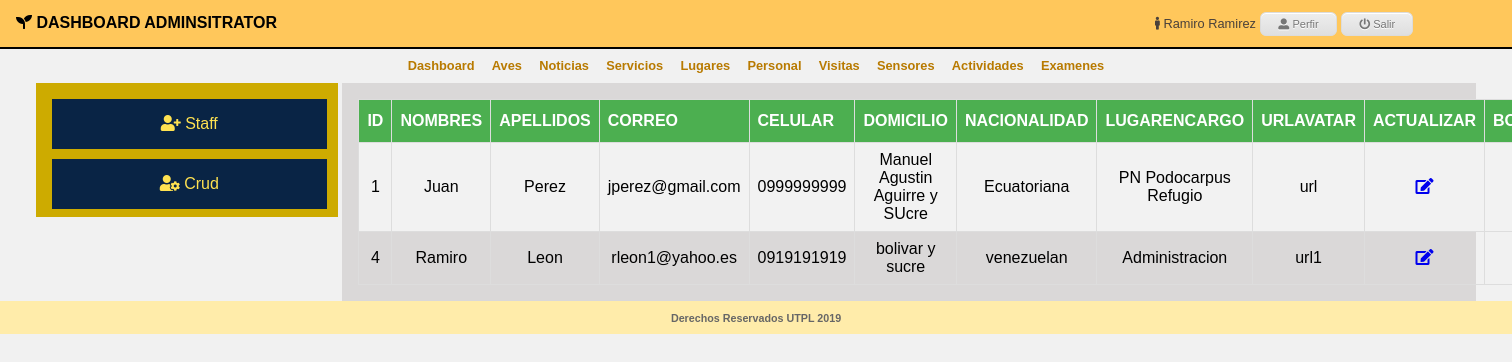
The page /administrator/adm_staff/index.php (signed in) on the database its author committed.
### tables this page shows
CREATE TABLE `staff` (
  `id` int(11) NOT NULL,
  `nombres` varchar(150) NOT NULL,
  `apellidos` varchar(150) NOT NULL,
  `correo` varchar(200) NOT NULL,
  `celular` varchar(10) NOT NULL,
  `domicilio` varchar(300) NOT NULL,
  `nacionalidad` varchar(150) NOT NULL,
  `lugarEncargo` varchar(150) NOT NULL,
  `urlAvatar` varchar(150) NOT NULL
);

### dll/class_mysqli.php (the view, shortened to what this page needs)
<?php
class clase_mysqli{
	var $BaseDatos;
	var $Servidor;
	var $Usuario;
	var $Clave;
	var $Conexion_ID=0;
	var $Consulta_ID=0;
	function clase_mysqli($host="", $user="", $pass="", $db=""){
		$this->BaseDatos=$db;
		$this->Servidor=$host;
		$this->Usuario=$user;
		$this->Clave=$pass;
	}
	function conectar($host, $user, $pass, $db){
		if($db != "")$this->BaseDatos=$db;
		if($host != "")$this->Servidor=$host;
		if($user != "")$this->Usuario=$user;
		if($pass != "")$this->Clave=$pass;
		$this->Conexion_ID=new mysqli($this->Servidor, $this->Usuario, $this->Clave, $this->BaseDatos);
		return$this->Conexion_ID;
	}
	function consulta($sql=""){
		$this->Consulta_ID=mysqli_query($this->Conexion_ID,$sql);
		return $this->Consulta_ID;
	}
	function numcampos(){
		return mysqli_num_fields($this->Consulta_ID);
	}
	function verconsulta_crud(){
		echo "<table class='tablecud'>";
		echo "<tr>";
		for ($i=0; $i < $this->numcampos() ; $i++) {
			echo  "<th>".mysqli_fetch_field_direct($this->Consulta_ID, $i)->name."</th>";
		}
		echo  "<th>Actualizar</th>";
		echo  "<th>Borrar</th>";
		echo "</tr>";
		while ($row=mysqli_fetch_array($this->Consulta_ID)) {
			echo "<tr>";
			for ($i=0; $i < $this->numcampos(); $i++) {
				echo "<td>".utf8_encode($row[$i])."</td>";
			}
			echo "<td><a href='actualizar.php?id=$row[0]'><i class='fas fa-edit'></i></a></td>";
			echo "<td><a href='borrar.php?idr=$row[0]'><i class='fas fa-trash-alt'></i></a></td>";
			echo "</tr>";
		}
		echo "</table>";
	}
}
?>

### administrator/css/style.css (style rules this page uses)
* { padding: 0; margin: 0; }
html, body { background: #f1f1f1; height: 100%; font-family: arial; }
.tablecud { font-family: "Trebuchet MS", Arial, Helvetica, sans-serif; border-collapse: collapse; width: 100%; }
.tablecud td, .tablecud th { border: 1px solid #ddd; padding: 8px; }
.tablecud tr:nth-child(even) { background-color: #f2f2f2; }
.tablecud th { padding-top: 12px; padding-bottom: 12px; text-align: left; background-color: #4CAF50; color: white; text-transform: uppercase; }

### administrator/adm_birds/adm_birds_css/estilos.css (style rules this page uses)
* { padding: 0; margin: 0; }
a { text-decoration: none; }

### rows shown on the page
staff: id "1", nombres "Juan", apellidos "Perez", correo "jperez@gmail.com", celular "0999999999", domicilio "Manuel Agustin Aguirre y SUcre", nacionalidad "Ecuatoriana", lugarEncargo "PN Podocarpus Refugio", urlAvatar "url"
staff: id "4", nombres "Ramiro", apellidos "Leon", correo "rleon1@yahoo.es", celular "0919191919", domicilio "bolivar y sucre", nacionalidad "venezuelan", lugarEncargo "Administracion", urlAvatar "url1"

### other values the page prints
utf8_encode($_SESSION['nombre']) "Ramiro Ramirez"
mysqli_fetch_field_direct($this->Consulta_ID, $i)->name "ID"
mysqli_fetch_field_direct($this->Consulta_ID, $i)->name "NOMBRES"
mysqli_fetch_field_direct($this->Consulta_ID, $i)->name "APELLIDOS"
mysqli_fetch_field_direct($this->Consulta_ID, $i)->name "CORREO"
mysqli_fetch_field_direct($this->Consulta_ID, $i)->name "CELULAR"
mysqli_fetch_field_direct($this->Consulta_ID, $i)->name "DOMICILIO"
mysqli_fetch_field_direct($this->Consulta_ID, $i)->name "NACIONALIDAD"
mysqli_fetch_field_direct($this->Consulta_ID, $i)->name "LUGARENCARGO"
mysqli_fetch_field_direct($this->Consulta_ID, $i)->name "URLAVATAR"
